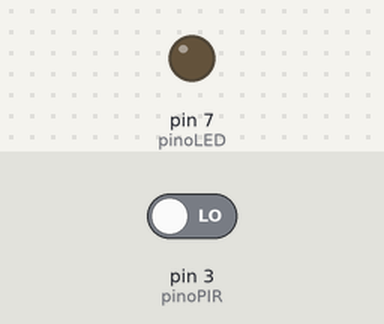
This sketch was run on a simulated Arduino Uno, built with avr-gcc and run on an emulated ATmega328P. On the bench: output pins drawn as LEDs (lit = HIGH). Inputs (shaded band) come from the test bench; at power-on: pin 3 (pinoPIR) LOW.

Above: at 1.2 s.
1.3 s: pin 3 (pinoPIR) driven HIGH
At 2.5 s:
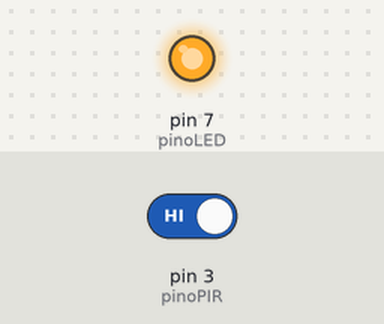
2.8 s: pin 3 (pinoPIR) driven LOW
At 3.6 s:
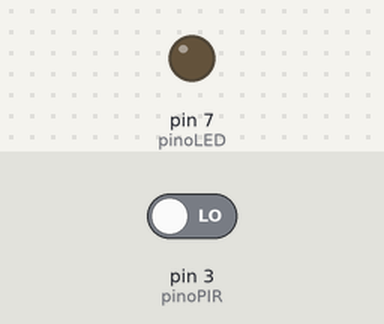
Timing chart, 0 to 5.8 s (numbered marks = the images above; inputs shaded):
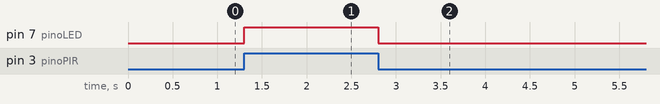

The sketch:

Pir_Led.ino
```cpp
const int pinoPIR = 3; //PINO DIGITAL UTILIZADO PELO SENSOR DE PRESENÇA
const int pinoLED = 7; //PINO DIGITAL UTILIZADO PELO LED

void setup(){
  pinMode(pinoLED, OUTPUT); //DEFINE O PINO COMO SAÍDA
  pinMode(pinoPIR, INPUT); //DEFINE O PINO COMO ENTRADA
}
void loop(){
if(digitalRead(pinoPIR) == HIGH){ //SE A LEITURA DO PINO FOR IGUAL A HIGH, FAZ
    digitalWrite(pinoLED, HIGH); //ACENDE O LED
}else{ //SENÃO, FAZ
  digitalWrite(pinoLED, LOW); //APAGA O LED
}
}
```

Measured:
- after the input at 1.3 s, pin 7 (pinoLED): LOW → HIGH at once
- after the input at 2.8 s, pin 7 (pinoLED): HIGH → LOW at once
